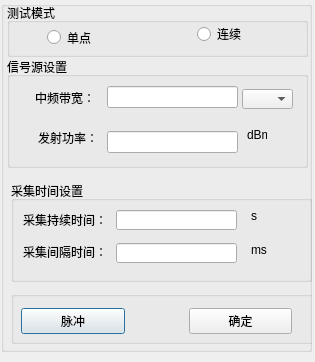
<?xml version="1.0" encoding="UTF-8"?>
<ui version="4.0">
 <class>M_SetPNAdlg</class>
 <widget class="QDialog" name="M_SetPNAdlg">
  <property name="geometry">
   <rect>
    <x>0</x>
    <y>0</y>
    <width>315</width>
    <height>362</height>
   </rect>
  </property>
  <property name="minimumSize">
   <size>
    <width>315</width>
    <height>0</height>
   </size>
  </property>
  <property name="maximumSize">
   <size>
    <width>315</width>
    <height>1024</height>
   </size>
  </property>
  <property name="windowTitle">
   <string>失网设置</string>
  </property>
  <property name="windowIcon">
   <iconset>
    <normaloff>../bin/image/607logo-6464.png</normaloff>../bin/image/607logo-6464.png</iconset>
  </property>
  <property name="styleSheet">
   <string notr="true"/>
  </property>
  <widget class="QGroupBox" name="groupBox">
   <property name="geometry">
    <rect>
     <x>1</x>
     <y>1</y>
     <width>311</width>
     <height>351</height>
    </rect>
   </property>
   <property name="title">
    <string/>
   </property>
   <widget class="QGroupBox" name="groupBox_2">
    <property name="geometry">
     <rect>
      <x>6</x>
      <y>56</y>
      <width>301</width>
      <height>111</height>
     </rect>
    </property>
    <property name="styleSheet">
     <string notr="true">font: 10pt &quot;楷体&quot;;</string>
    </property>
    <property name="title">
     <string>信号源设置</string>
    </property>
    <widget class="QLabel" name="label_2">
     <property name="geometry">
      <rect>
       <x>31</x>
       <y>63</y>
       <width>59</width>
       <height>36</height>
      </rect>
     </property>
     <property name="text">
      <string>发射功率：</string>
     </property>
    </widget>
    <widget class="QLabel" name="label">
     <property name="geometry">
      <rect>
       <x>28</x>
       <y>22</y>
       <width>59</width>
       <height>37</height>
      </rect>
     </property>
     <property name="text">
      <string>中频带宽：</string>
     </property>
    </widget>
    <widget class="QComboBox" name="comboBox">
     <property name="geometry">
      <rect>
       <x>235</x>
       <y>32</y>
       <width>51</width>
       <height>20</height>
      </rect>
     </property>
     <property name="styleSheet">
      <string notr="true">font: 10pt &quot;楷体&quot;;</string>
     </property>
    </widget>
    <widget class="QLabel" name="label_3">
     <property name="geometry">
      <rect>
       <x>240</x>
       <y>70</y>
       <width>20</width>
       <height>16</height>
      </rect>
     </property>
     <property name="styleSheet">
      <string notr="true">font: 10pt &quot;楷体&quot;;</string>
     </property>
     <property name="text">
      <string>dBm</string>
     </property>
    </widget>
    <widget class="QWidget" name="">
     <property name="geometry">
      <rect>
       <x>100</x>
       <y>12</y>
       <width>131</width>
       <height>101</height>
      </rect>
     </property>
     <layout class="QVBoxLayout" name="verticalLayout">
      <item>
       <widget class="QLineEdit" name="lineEdit_width"/>
      </item>
      <item>
       <widget class="QLineEdit" name="lineEdit_power"/>
      </item>
     </layout>
    </widget>
   </widget>
   <widget class="QGroupBox" name="groupBox_3">
    <property name="geometry">
     <rect>
      <x>10</x>
      <y>180</y>
      <width>301</width>
      <height>101</height>
     </rect>
    </property>
    <property name="styleSheet">
     <string notr="true">font: 10pt &quot;楷体&quot;;</string>
    </property>
    <property name="title">
     <string>采集时间设置</string>
    </property>
    <widget class="QWidget" name="layoutWidget">
     <property name="geometry">
      <rect>
       <x>240</x>
       <y>21</y>
       <width>31</width>
       <height>61</height>
      </rect>
     </property>
     <layout class="QVBoxLayout" name="verticalLayout_6">
      <item>
       <widget class="QLabel" name="label_6">
        <property name="text">
         <string>s</string>
        </property>
       </widget>
      </item>
      <item>
       <widget class="QLabel" name="label_7">
        <property name="text">
         <string>ms</string>
        </property>
       </widget>
      </item>
     </layout>
    </widget>
    <widget class="QLineEdit" name="lineEdit_space_time">
     <property name="geometry">
      <rect>
       <x>105</x>
       <y>62</y>
       <width>121</width>
       <height>20</height>
      </rect>
     </property>
    </widget>
    <widget class="QLineEdit" name="lineEdit_continu_time">
     <property name="geometry">
      <rect>
       <x>105</x>
       <y>29</y>
       <width>121</width>
       <height>20</height>
      </rect>
     </property>
    </widget>
    <widget class="QLabel" name="label_5">
     <property name="geometry">
      <rect>
       <x>12</x>
       <y>58</y>
       <width>81</width>
       <height>26</height>
      </rect>
     </property>
     <property name="text">
      <string>采集间隔时间：</string>
     </property>
    </widget>
    <widget class="QLabel" name="label_4">
     <property name="geometry">
      <rect>
       <x>12</x>
       <y>25</y>
       <width>81</width>
       <height>27</height>
      </rect>
     </property>
     <property name="text">
      <string>采集持续时间：</string>
     </property>
    </widget>
   </widget>
   <widget class="QGroupBox" name="groupBox_5">
    <property name="geometry">
     <rect>
      <x>6</x>
      <y>2</y>
      <width>301</width>
      <height>54</height>
     </rect>
    </property>
    <property name="styleSheet">
     <string notr="true">font: 10pt &quot;楷体&quot;;</string>
    </property>
    <property name="title">
     <string>测试模式</string>
    </property>
    <widget class="QRadioButton" name="radioButton_single">
     <property name="geometry">
      <rect>
       <x>40</x>
       <y>24</y>
       <width>61</width>
       <height>21</height>
      </rect>
     </property>
     <property name="text">
      <string>单点</string>
     </property>
    </widget>
    <widget class="QRadioButton" name="radioButton_continuous">
     <property name="geometry">
      <rect>
       <x>190</x>
       <y>23</y>
       <width>89</width>
       <height>16</height>
      </rect>
     </property>
     <property name="minimumSize">
      <size>
       <width>89</width>
       <height>16</height>
      </size>
     </property>
     <property name="maximumSize">
      <size>
       <width>89</width>
       <height>16</height>
      </size>
     </property>
     <property name="text">
      <string>连续</string>
     </property>
    </widget>
   </widget>
   <widget class="QGroupBox" name="groupBox_4">
    <property name="geometry">
     <rect>
      <x>10</x>
      <y>290</y>
      <width>305</width>
      <height>53</height>
     </rect>
    </property>
    <property name="title">
     <string/>
    </property>
    <widget class="QWidget" name="layoutWidget">
     <property name="geometry">
      <rect>
       <x>0</x>
       <y>10</y>
       <width>291</width>
       <height>41</height>
      </rect>
     </property>
     <layout class="QHBoxLayout" name="horizontalLayout_3">
      <property name="spacing">
       <number>64</number>
      </property>
      <property name="leftMargin">
       <number>10</number>
      </property>
      <property name="rightMargin">
       <number>10</number>
      </property>
      <item>
       <widget class="QPushButton" name="pushButton_adv">
        <property name="styleSheet">
         <string notr="true">font: 10pt &quot;楷体&quot;;</string>
        </property>
        <property name="text">
         <string>脉冲</string>
        </property>
       </widget>
      </item>
      <item>
       <widget class="QPushButton" name="pushButton">
        <property name="styleSheet">
         <string notr="true">font: 10pt &quot;楷体&quot;;</string>
        </property>
        <property name="text">
         <string>确定</string>
        </property>
       </widget>
      </item>
     </layout>
    </widget>
   </widget>
  </widget>
 </widget>
 <resources/>
 <connections/>
</ui>
